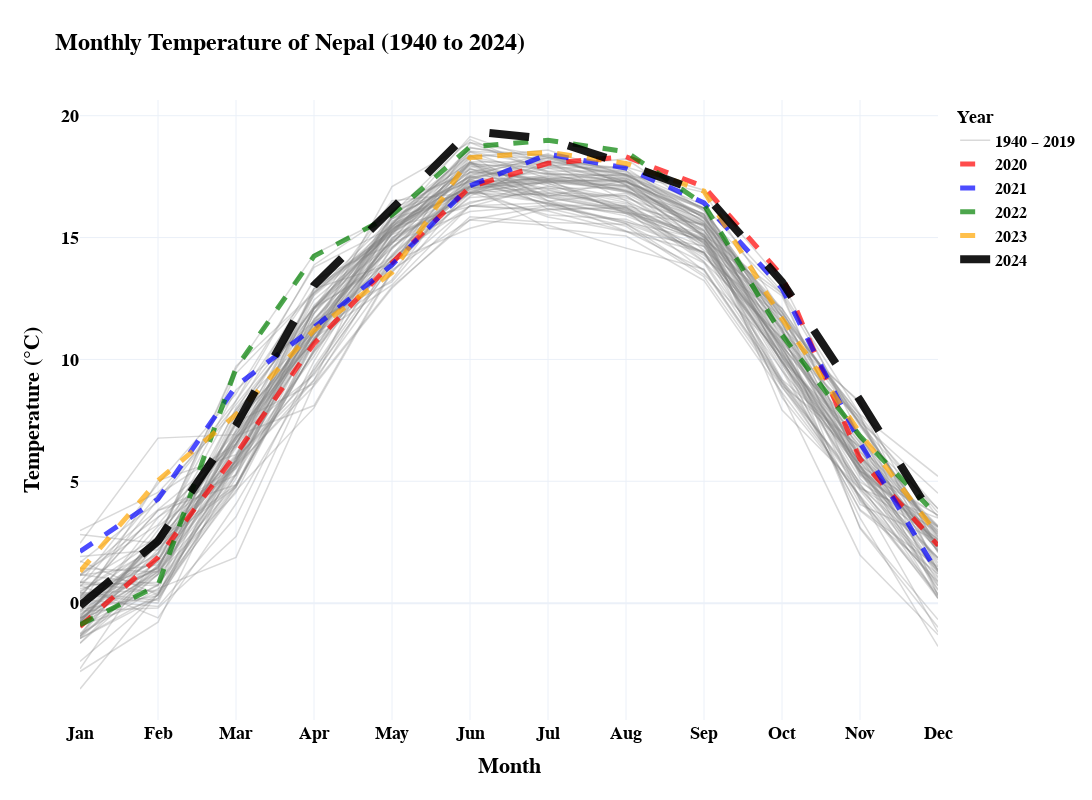

The notebook cell this image was saved under:
### Code cell
#Plotting a graph that shows the temperatures for each month from 1940 to 2024

#Starting by initializing plotly figure to add parts to
fig = go.Figure()

month_names = ['Jan', 'Feb', 'Mar', 'Apr', 'May', 'Jun','Jul', 'Aug', 'Sep', 'Oct', 'Nov', 'Dec'] # To replace the numbers 1-12

#Lines for older years and making them all grey (1940–2019)
prev_years = list(range(1940, 2020))
for i, year in enumerate(sorted(prev_years)):
    #For each year, getting the 12 month temperatures
    yearly_data = df_monthly_temp[df_monthly_temp['year'] == year]
    #Getting actual months instead of numbers from 1-12
    months = [month_names[m-1] for m in yearly_data['month']]
    #Getting the temperature values (C) for selected month
    temperature = yearly_data['monthly_temperature_C']
    
    #Since all years from 1940 to 2019 have the same properties, adding only one legend entry for 1940–2019
    show_legend = True if i == 0 else False
    fig.add_trace(go.Scatter(
        x = months, y = temperature,
        mode = 'lines',
        line = dict(color = 'grey', width = 1.5),
        opacity = 0.3,
        name = "1940 – 2019" if show_legend else None,
        showlegend=show_legend,
        hovertemplate=
            '<b>Year:</b> %{text}<br>' +
            '<b>Month:</b> %{x}<br>' +
            '<b>Temp:</b> %{y:.2f} °C<extra></extra>',
        text=[str(year)] * len(months) 
    ))

#Lines for more recent years and making them different colors and more bolder (2020–2023, dashed thick lines)
new_years = [2020, 2021, 2022, 2023]
new_colors = {2020: "red", 2021: "blue", 2022: "green", 2023: "orange"}
for year in new_years:
    yearly_data = df_monthly_temp[df_monthly_temp['year'] == year]
    months = [month_names[m-1] for m in yearly_data['month']]
    temperature = yearly_data['monthly_temperature_C']
    
    fig.add_trace(go.Scatter(
        x = months, y = temperature,
        mode = 'lines',
        line = dict(dash = 'dash', width = 5, color = new_colors[year]),
        opacity = 0.7,
        name = str(year),
        hovertemplate=
            '<b>Year:</b> %{text}<br>' +
            '<b>Month:</b> %{x}<br>' +
            '<b>Temp:</b> %{y:.2f} °C<extra></extra>',
        text=[str(year)] * len(months) 
    ))

#Line for most recent year 2024, making it bold and black
year = 2024
yearly_data = df_monthly_temp[df_monthly_temp['year'] == year]
months = [month_names[m-1] for m in yearly_data['month']]
temperature = yearly_data['monthly_temperature_C']

fig.add_trace(go.Scatter(
    x = months, y = temperature,
    mode = 'lines',
    line = dict(dash = 'longdash', width = 8, color = 'black'),
    opacity = 0.9,
    name = str(year),
    hovertemplate=
            '<b>Year:</b> %{text}<br>' +
            '<b>Month:</b> %{x}<br>' +
            '<b>Temp:</b> %{y:.2f} °C<extra></extra>',
        text=[str(year)] * len(months) 
))

#Overall layout for the graph
fig.update_layout(
    title="Monthly Temperature of Nepal (1940 to 2024)",
    title_font=dict(size=24, family="Calibri", color="black", weight = 'bold'),  # bold title
    xaxis=dict(
        title="Month",
        title_font=dict(size=22, family="Calibri", color="black", weight = 'bold'),  # bold axis label
        tickfont=dict(size=18, family="Calibri", color="black", weight = 'bold')     # bold ticks
    ),
    yaxis=dict(
        title="Temperature (°C)",
        title_font=dict(size=22, family="Calibri", color="black", weight = 'bold'),  # bold axis label
        tickfont=dict(size=18, family="Calibri", color="black", weight = 'bold')     # bold ticks
    ),
    legend=dict(
        title="Year",
        title_font=dict(size=18, family="Calibri", color="black", weight = 'bold'), # bold legend title
        font=dict(size=16, family="Calibri", color="black", weight = 'bold')        # bold legend items
    ),
    template="plotly_white",
    width=1600, height=800
)

fig.show()
